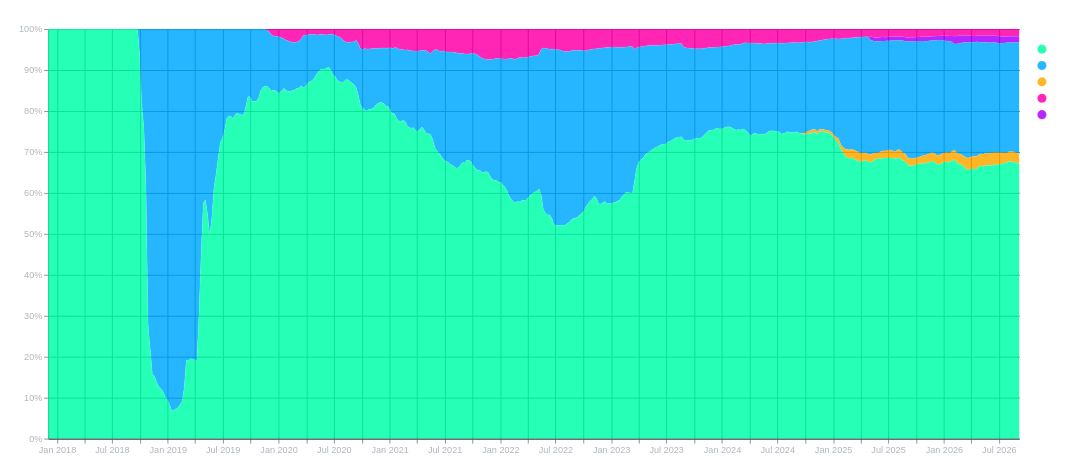

The notebook cell saved with this chart:
### Code cell
def plot_stablecoin_historical_circulating(prepared_data, normalize=False):

    # Resample to weekly frequency
    df_weekly = (
        prepared_data.set_index("date")
        .groupby("symbol")
        .resample("W")["circulating_b"]
        .mean()
        .reset_index()
    )
    # Find the latest date in your dataset
    latest_date = df_weekly["date"].max()
    
    # Get the circulating supply at the latest date and sort descending
    latest_values = (
        df_weekly[df_weekly["date"] == latest_date]
        .sort_values(by="circulating_b", ascending=False)
    )
    
    # Extract sorted list of symbols based on their final values
    sorted_symbols = latest_values["symbol"].tolist()
    
    # Ensure "Others" is moved to the end if present
    if "Others" in sorted_symbols:
        sorted_symbols.remove("Others")
        sorted_symbols.append("Others")

    df_weekly["symbol_order"] = pd.Categorical(df_weekly["symbol"], categories=sorted_symbols, ordered=True)

    # define chart things dinamically
    stack_mode = "normalize" if normalize else "zero"
    y_title = "Market Share Percentage" if normalize else "Total Circulating Supply ($ Billions)"
    y_format = "%.0%" if normalize else "$~s"
    chart_title = "Stablecoin Market Share Over Time (%)" if normalize else "Stablecoin Circulating Supply Over Time"
    
    # Define explicit symbol-to-color mapping
    color_map = {
        "USDT": "#00FFAA",  # Mint Green
        "USDC": "#00AAFF",  # Electric Blue
        "DAI": "#FF00AA",   # Neon Pink
        "USDS": "#FFAA00",  # Vivid Amber
        "USD1": "#AA00FF",  # Vibrant Purple
        "Others": "#6E7681",# Muted Slate Gray
    }
    
    # Match colors directly to the sorted symbol order
    domain = [s for s in sorted_symbols if s in color_map]
    range_colors = [color_map[s] for s in domain]
    
    # Build the chart
    chart = (
        alt.Chart(df_weekly)
        .mark_area(opacity=0.85, stroke="rgba(255,255,255,0.1)", strokeWidth=0.5)
        .encode(
            x=alt.X(
                "date:T",
                title="Date",
                axis=alt.Axis(
                    format="%b %Y",
                    gridColor="#22272E",
                    domainColor="#444C56",
                    labelColor="#ADB5BD",
                    titleColor="#FFFFFF",
                ),
            ),
            y=alt.Y(
                "circulating_b:Q",
                title=y_title,
                stack=stack_mode,
                axis=alt.Axis(
                    format=y_format,
                    gridColor="#22272E",
                    domainColor="#444C56",
                    labelColor="#ADB5BD",
                    titleColor="#FFFFFF",
                ),
            ),
            color=alt.Color(
                "symbol:N",
                title="Stablecoin",
                scale=alt.Scale(domain=domain, range=range_colors),
                legend=alt.Legend(
                    labelColor="#FFFFFF",
                    titleColor="#FFFFFF",
                    orient="right",
                ),
                sort=sorted_symbols,  # Legend sorted by last value
            ),
            # Order layers by the sorted order array
            order=alt.Order("symbol_order:O", sort="descending"),
            tooltip=[
                alt.Tooltip("date:T", title="Date", format="%b %d, %Y"),
                alt.Tooltip("symbol:N", title="Token"),
                alt.Tooltip(
                    "circulating_b:Q", title="Circulating ($B)", format="$.2f"
                ),
            ],
        )
        .properties(
            title=chart_title,
            width="container",
            height=450,
            background="transparent",
        )
        .configure_title(color="#FFFFFF", fontSize=18)
        .configure_view(strokeWidth=0)
    )
    return chart

plot_stablecoin_historical_circulating(s, True)

### Figure 1 — Vega specification as saved in the notebook (floating-point values rounded to 4 significant figures; data arrays with more than 128 entries replaced by an {"elided": "..."} marker saying what was removed)
{"$schema": "https://vega.github.io/schema/vega/v6.json", "data": [{"name": "source_0", "values": {"elided": "2285 records"}, "transform": [{"type": "formula", "expr": "toDate(datum['date'])", "as": "date"}]}], "signals": [{"name": "width", "init": "isFinite(containerSize()[0]) ? containerSize()[0] : 300", "on": [{"events": "window:resize", "update": "isFinite(containerSize()[0]) ? containerSize()[0] : 300"}]}], "marks": [{"type": "group", "name": "pathgroup", "from": {"facet": {"data": "source_0", "name": "faceted_path_main", "groupby": ["symbol", "symbol_order"]}}, "encode": {"update": {"width": {"field": {"signal": null, "datum": null, "group": "width", "parent": null}}, "height": {"field": {"signal": null, "datum": null, "group": "height", "parent": null}}}}, "marks": [{"type": "area", "name": "marks", "from": {"data": "faceted_path_main"}, "sort": {"field": "x"}, "encode": {"update": {"defined": {"signal": "isValid(datum[\"date\"]) && isFinite(+datum[\"date\"]) && isValid(datum[\"circulating_b\"]) && isFinite(+datum[\"circulating_b\"])"}, "x": {"field": "date", "scale": "x"}, "opacity": {"value": 0.85}, "y": {"field": "circulating_b_end", "scale": "y"}, "y2": {"field": "circulating_b_start", "scale": "y"}, "strokeWidth": {"value": 0.5}, "orient": {"value": "vertical"}, "stroke": {"value": "rgba(255,255,255,0.1)"}, "fill": {"field": "symbol", "scale": "color"}, "tooltip": {"signal": "{\"Date\": timeFormat(datum[\"date\"], \"%b %d, %Y\"), \"Token\": isValid(datum[\"symbol\"]) ? isArray(datum[\"symbol\"]) ? join(datum[\"symbol\"], '\\n') : datum[\"symbol\"] : \"\"+datum[\"symbol\"], \"Circulating ($B)\": format(datum[\"circulating_b\"], \"$.2f\")}"}}}, "style": ["area"]}]}], "scales": [{"name": "x", "type": "time", "domain": {"data": "source_0", "field": "date"}, "range": [0, {"signal": "width"}]}, {"name": "y", "type": "linear", "domain": [0, 1], "range": [{"signal": "height"}, 0], "nice": true, "zero": true}, {"name": "color", "type": "ordinal", "domain": ["USDT", "USDC", "USDS", "DAI", "USD1"], "range": ["#00FFAA", "#00AAFF", "#FFAA00", "#FF00AA", "#AA00FF"]}], "axes": [{"scale": "x", "labels": false, "ticks": false, "gridColor": "#22272E", "aria": false, "zindex": 0, "grid": true, "orient": "bottom", "maxExtent": 0, "domain": false, "tickCount": {"signal": "ceil(width/40)"}, "minExtent": 0, "gridScale": "y"}, {"scale": "y", "gridScale": "x", "gridColor": "#22272E", "maxExtent": 0, "minExtent": 0, "orient": "left", "labels": false, "ticks": false, "zindex": 0, "aria": false, "tickCount": {"signal": "ceil(height/40)"}, "grid": true, "domain": false}, {"scale": "x", "zindex": 0, "labelOverlap": true, "title": "Date", "titleColor": "#FFFFFF", "format": "%b %Y", "grid": false, "domainColor": "#444C56", "tickCount": {"signal": "ceil(width/40)"}, "labelColor": "#ADB5BD", "orient": "bottom", "labelFlush": true}, {"scale": "y", "zindex": 0, "titleColor": "#FFFFFF", "labelOverlap": true, "labelColor": "#ADB5BD", "grid": false, "title": "Market Share Percentage", "domainColor": "#444C56", "tickCount": {"signal": "ceil(height/40)"}, "format": ".0%", "orient": "left"}], "title": {"text": "Stablecoin Market Share Over Time (%)", "frame": "group"}, "legends": [{"labelColor": "#FFFFFF", "orient": "right", "title": "Stablecoin", "titleColor": "#FFFFFF", "fill": "color", "symbolType": "circle", "encode": {"symbols": {"update": {"stroke": {"value": "rgba(255,255,255,0.1)"}, "opacity": {"value": 0.85}}}}}], "config": {"style": {"cell": {"strokeWidth": 0}, "group-title": {"fontSize": 18, "fill": "#FFFFFF"}}}, "height": 450, "autosize": {"type": "fit-x", "contains": "padding"}, "style": "cell", "padding": 5, "background": "transparent"}
